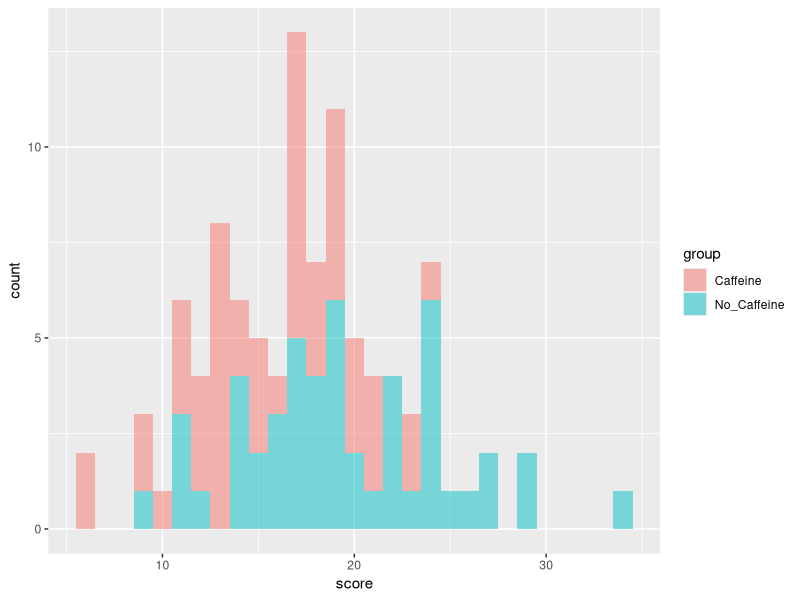
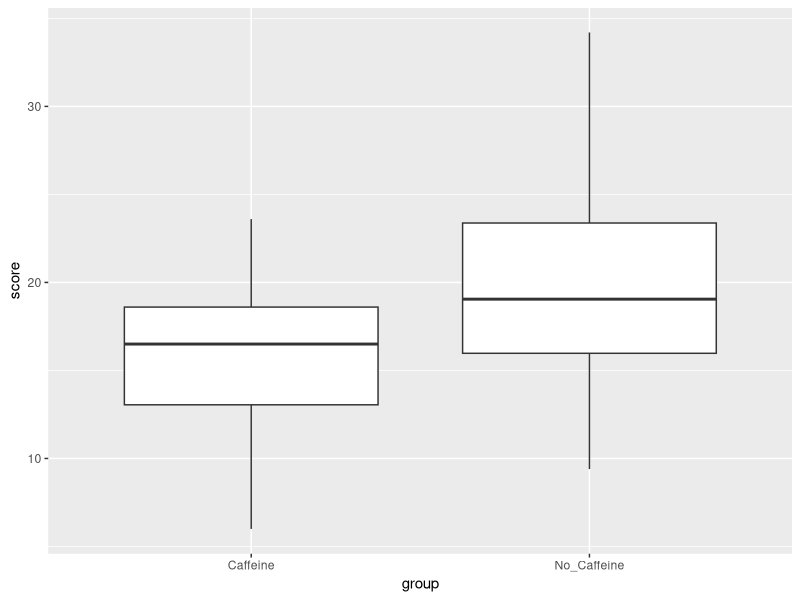
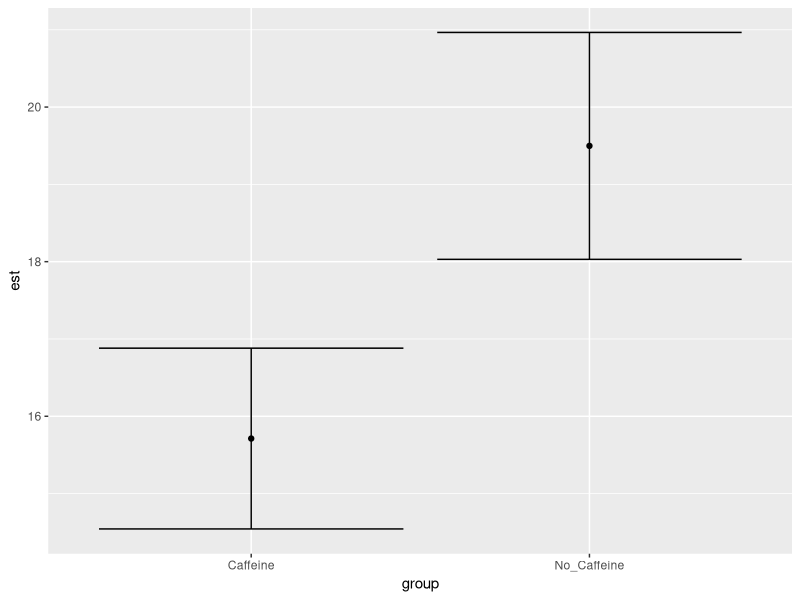
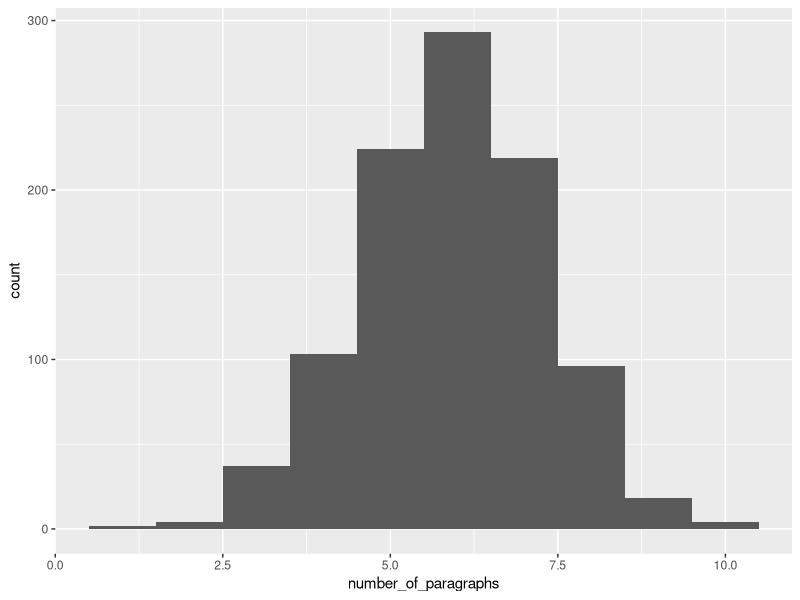
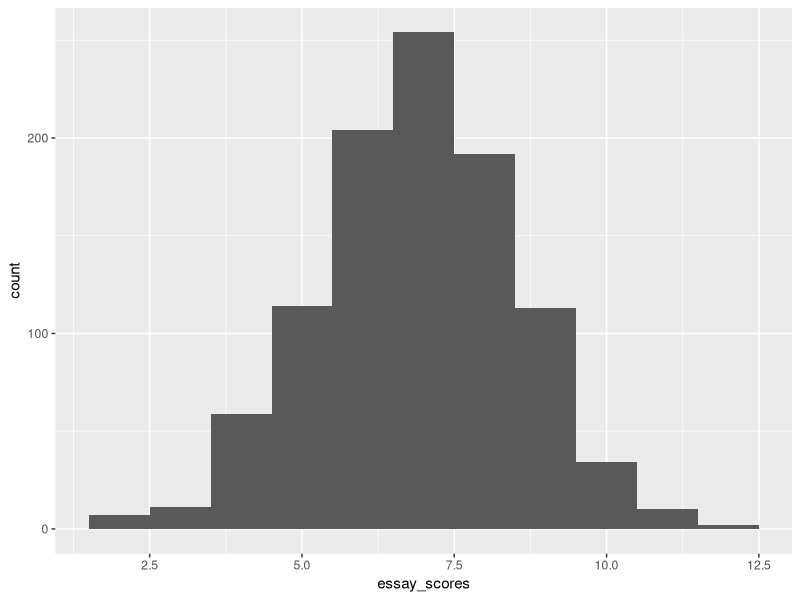
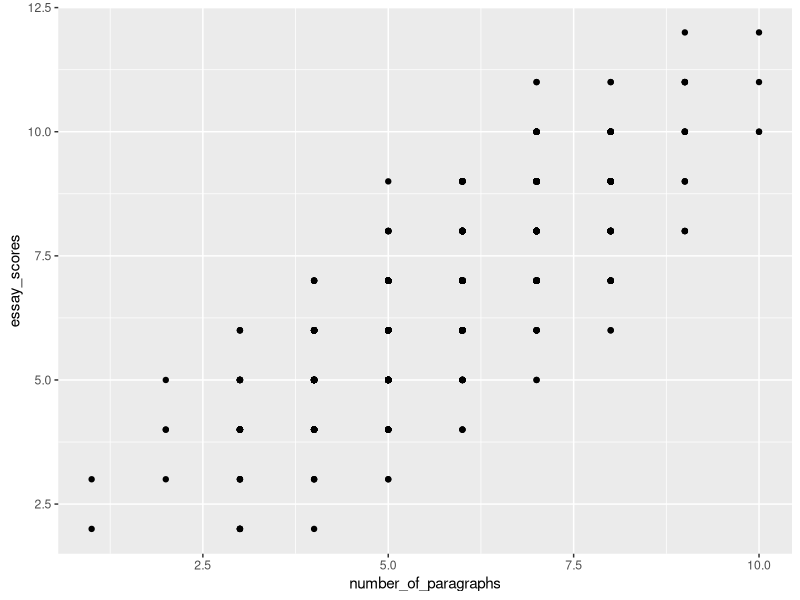
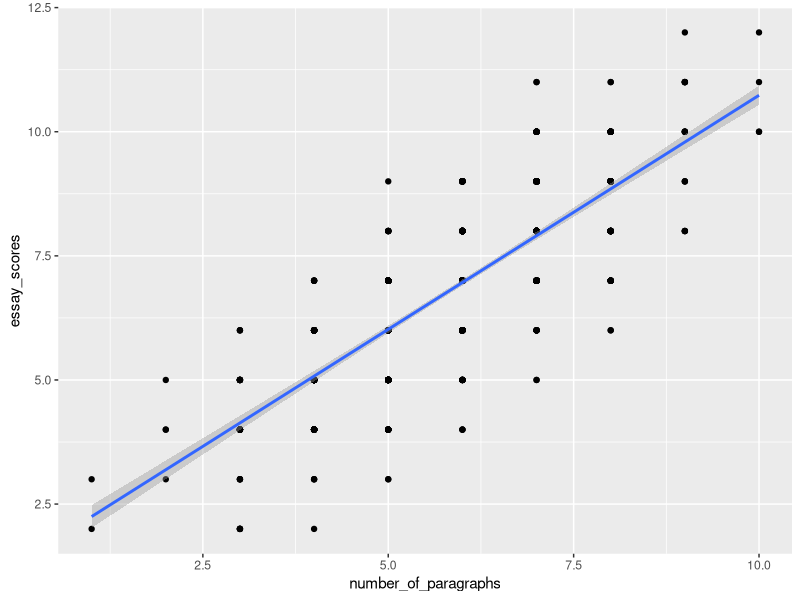

Generate these figures, in order, with R:
## ---- chunk 1
knitr::opts_chunk$set(echo = TRUE)
library(tidyverse)

caff <- read_csv("data/caffeineData.csv")
colnames(caff)[2] <- "score"
exams <- read_csv("data/exams.csv")
## ---- chunk 2
ggplot(caff, aes(x=score, fill=group)) + geom_histogram(binwidth=1,alpha=.5)
## ---- chunk 3
ggplot(caff, aes(x=group,y=score))+geom_boxplot()
## ---- chunk 4
caff %>% group_by(group) %>% summarize(N = n(), est = mean(score), ci=1.96*sd(score)/sqrt(N)) %>% ggplot(aes(x=group,y=est)) + geom_point() + geom_errorbar(aes(ymin=est-ci,ymax=est+ci))
## ---- chunk 5
ggplot(exams, aes(x=number_of_paragraphs))+geom_histogram(binwidth = 1)
ggplot(exams, aes(x=essay_scores))+geom_histogram(binwidth = 1)
## ---- chunk 6
ggplot(exams, aes(x=number_of_paragraphs,y=essay_scores)) + geom_point()
## ---- chunk 7
ggplot(exams, aes(x=number_of_paragraphs,y=essay_scores)) + geom_point() +geom_smooth(method="lm")

